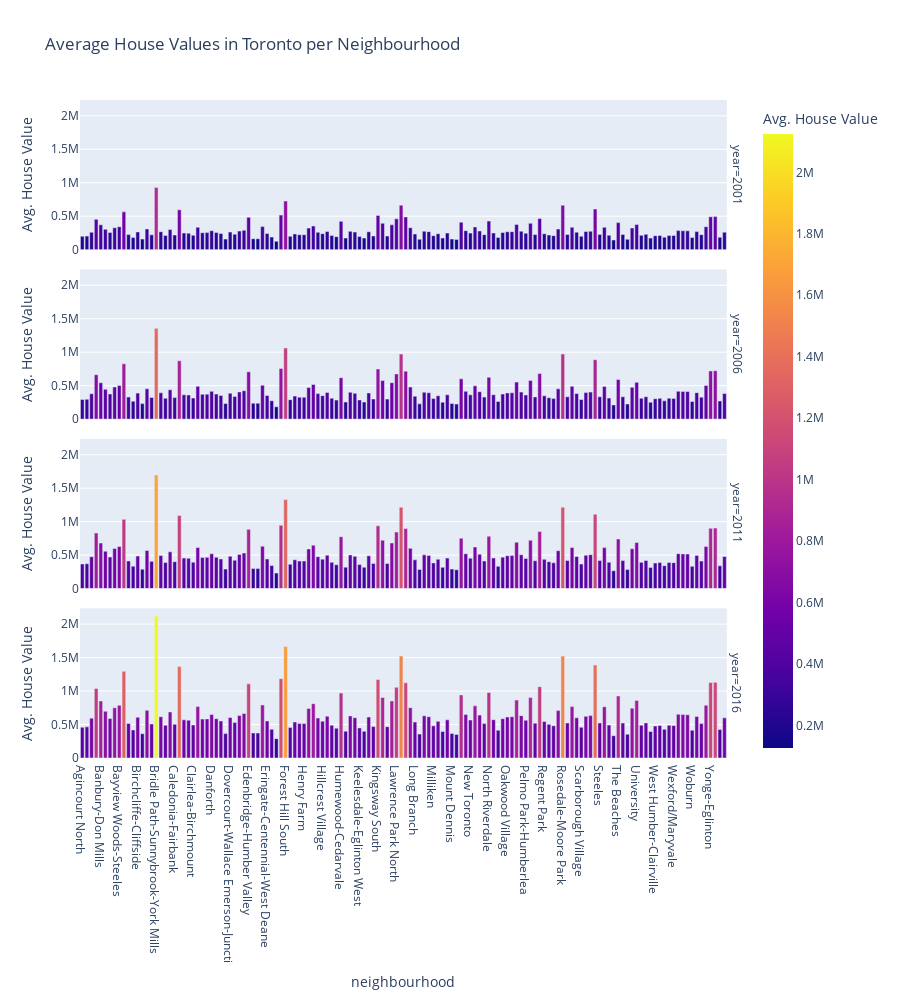

Notebook code for this chart:
### Code cell
# Create the bar chart row facet
bar_chart_cost_analysis = px.bar(
    df_avg_house_value_per_year,
    x='neighbourhood',
    y='Avg. House Value',
    facet_row=df_avg_house_value_per_year.index,
    title='Average House Values in Toronto per Neighbourhood',
    height=1000, 
    width=900, 
    hover_data=['Avg. House Value'], 
    color='Avg. House Value'
)
bar_chart_cost_analysis

### Figure 1 — Plotly figure (JSON) as saved in the notebook; plotly's stock layout.template omitted (floating-point values rounded to 4 significant figures; data arrays with more than 128 entries replaced by an {"elided": "..."} marker saying what was removed)
{"data": [{"alignmentgroup": "True", "hovertemplate": "year=2001<br>neighbourhood=%{x}<br>Avg. House Value=%{marker.color}<extra></extra>", "legendgroup": "", "marker": {"color": {"elided": "140 int values"}, "coloraxis": "coloraxis", "pattern": {"shape": ""}}, "name": "", "offsetgroup": "", "orientation": "v", "showlegend": false, "textposition": "auto", "type": "bar", "x": {"elided": "140 str values"}, "xaxis": "x4", "y": {"elided": "140 int values"}, "yaxis": "y4"}, {"alignmentgroup": "True", "hovertemplate": "year=2006<br>neighbourhood=%{x}<br>Avg. House Value=%{marker.color}<extra></extra>", "legendgroup": "", "marker": {"color": {"elided": "140 int values"}, "coloraxis": "coloraxis", "pattern": {"shape": ""}}, "name": "", "offsetgroup": "", "orientation": "v", "showlegend": false, "textposition": "auto", "type": "bar", "x": {"elided": "140 str values"}, "xaxis": "x3", "y": {"elided": "140 int values"}, "yaxis": "y3"}, {"alignmentgroup": "True", "hovertemplate": "year=2011<br>neighbourhood=%{x}<br>Avg. House Value=%{marker.color}<extra></extra>", "legendgroup": "", "marker": {"color": {"elided": "140 int values"}, "coloraxis": "coloraxis", "pattern": {"shape": ""}}, "name": "", "offsetgroup": "", "orientation": "v", "showlegend": false, "textposition": "auto", "type": "bar", "x": {"elided": "140 str values"}, "xaxis": "x2", "y": {"elided": "140 int values"}, "yaxis": "y2"}, {"alignmentgroup": "True", "hovertemplate": "year=2016<br>neighbourhood=%{x}<br>Avg. House Value=%{marker.color}<extra></extra>", "legendgroup": "", "marker": {"color": {"elided": "140 int values"}, "coloraxis": "coloraxis", "pattern": {"shape": ""}}, "name": "", "offsetgroup": "", "orientation": "v", "showlegend": false, "textposition": "auto", "type": "bar", "x": {"elided": "140 str values"}, "xaxis": "x", "y": {"elided": "140 int values"}, "yaxis": "y"}], "layout": {"annotations": [{"font": {}, "showarrow": false, "text": "year=2016", "textangle": 90, "x": 0.98, "xanchor": "left", "xref": "paper", "y": 0.1138, "yanchor": "middle", "yref": "paper"}, {"font": {}, "showarrow": false, "text": "year=2011", "textangle": 90, "x": 0.98, "xanchor": "left", "xref": "paper", "y": 0.3712, "yanchor": "middle", "yref": "paper"}, {"font": {}, "showarrow": false, "text": "year=2006", "textangle": 90, "x": 0.98, "xanchor": "left", "xref": "paper", "y": 0.6288, "yanchor": "middle", "yref": "paper"}, {"font": {}, "showarrow": false, "text": "year=2001", "textangle": 90, "x": 0.98, "xanchor": "left", "xref": "paper", "y": 0.8862, "yanchor": "middle", "yref": "paper"}], "barmode": "relative", "coloraxis": {"colorbar": {"title": {"text": "Avg. House Value"}}, "colorscale": [[0, "#0d0887"], [0.1111, "#46039f"], [0.2222, "#7201a8"], [0.3333, "#9c179e"], [0.4444, "#bd3786"], [0.5556, "#d8576b"], [0.6667, "#ed7953"], [0.7778, "#fb9f3a"], [0.8889, "#fdca26"], [1, "#f0f921"]]}, "height": 1000, "legend": {"tracegroupgap": 0}, "title": {"text": "Average House Values in Toronto per Neighbourhood"}, "width": 900, "xaxis": {"anchor": "y", "autorange": true, "domain": [0, 0.98], "range": [-0.5, 139.5], "showspikes": false, "title": {"text": "neighbourhood"}, "type": "category"}, "xaxis2": {"anchor": "y2", "autorange": true, "domain": [0, 0.98], "matches": "x", "range": [-0.5, 139.5], "showspikes": false, "showticklabels": false, "type": "category"}, "xaxis3": {"anchor": "y3", "autorange": true, "domain": [0, 0.98], "matches": "x", "range": [-0.5, 139.5], "showspikes": false, "showticklabels": false, "type": "category"}, "xaxis4": {"anchor": "y4", "autorange": true, "domain": [0, 0.98], "matches": "x", "range": [-0.5, 139.5], "showspikes": false, "showticklabels": false, "type": "category"}, "yaxis": {"anchor": "x", "autorange": true, "domain": [0, 0.2275], "range": [0, 2236000.0], "showspikes": false, "title": {"text": "Avg. House Value"}, "type": "linear"}, "yaxis2": {"anchor": "x2", "autorange": true, "domain": [0.2575, 0.485], "matches": "y", "range": [0, 2236000.0], "showspikes": false, "title": {"text": "Avg. House Value"}, "type": "linear"}, "yaxis3": {"anchor": "x3", "autorange": true, "domain": [0.515, 0.7425], "matches": "y", "range": [0, 2236000.0], "showspikes": false, "title": {"text": "Avg. House Value"}, "type": "linear"}, "yaxis4": {"anchor": "x4", "autorange": true, "domain": [0.7725, 1], "matches": "y", "range": [0, 2236000.0], "showspikes": false, "title": {"text": "Avg. House Value"}, "type": "linear"}}}
